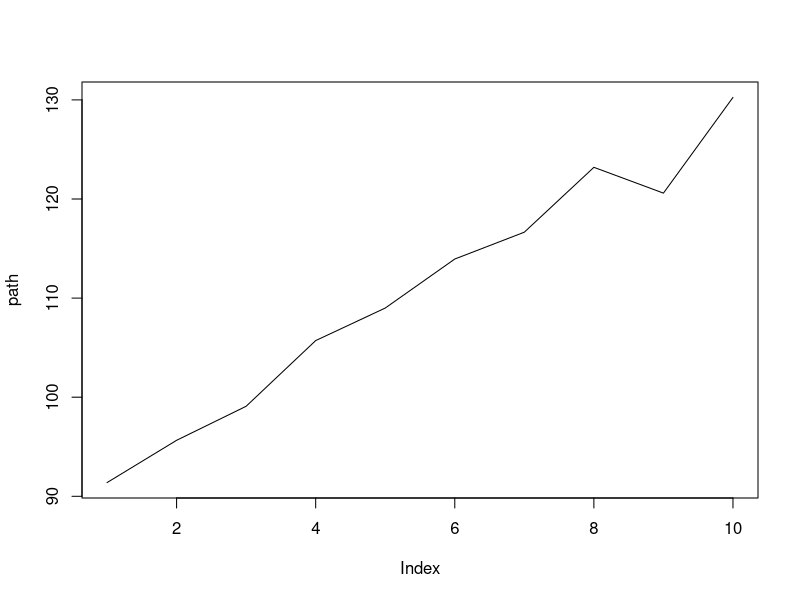
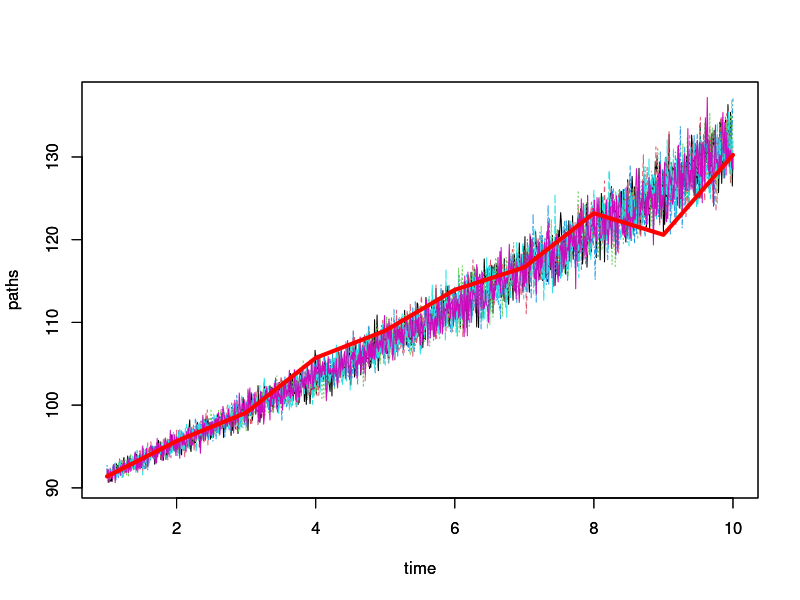

Source code (R) for these figures, in order:
# Project 2
# FUNCTIONS FROM PROJECT 1
# LGM random number generation
runif <- function(seed, n){
  # initiate the random number series
  x <- c(seed)
  # LGM parameters
  m <- 2^31-1
  a <- 7^5
  b <- 0
  # random number generation
  for(t in 1:n){
    x <- c(x, (a*x[t]+b) %% m)
  }
  # drop the seed
  x <- x[-1]
  # scale to U[0,1]
  return(x/m)
}
rnorm_pmm <- function(seed, n){
  # define the output vector
  output <- c()
  trial <- 1
  while(length(output)<n){
    m <- n - length(output)
    u0 <- runif(seed*trial,m)
    u <- split(u0, rep(1:2, m/2))
    # Define v1, v2, w
    vw <- as.data.frame(matrix(c(2*u[[1]]-1, 2*u[[2]]-1), m/2, 2))
    vw <- cbind(vw, vw[,1]^2 + vw[,2]^2)
    # select w <= 1
    vw <- vw[vw[,3]<=1,]
    # generate N(0,1)
    z1 <- vw[,1]*sqrt((-2*log(vw[,3]))/vw[,3])
    z2 <- vw[,2]*sqrt((-2*log(vw[,3]))/vw[,3])

    output <- c(output, z1, z2)
    trial <-  trial + 1
  }
  return(output)
}

# ANSWERS
# set seed
seed <<- as.numeric(Sys.time())
##### Question 1 #####
q1 <- function(seed){
  n <- 1000
  z1 <- rnorm_pmm(seed, n)
  z2 <- rnorm_pmm(seed*100, n)
  mu <- c(0,0)
  sigma <- matrix(c(1,-0.7, -0.7, 1), 2, 2)
  # generate x~N(0,1) and y~N(0,1) with Cov(x,y) = -0.7
  x <- mu[1] + sigma[1,1]*z1
  y <- mu[2] + sigma[1,2]/sigma[1,1]*z1 + sigma[2,2]*sqrt(1-(sigma[1,2]/(sigma[1,1]*sigma[2,2]))^2)*z2
  # compute correlation
  rho <- (1/(n-1)*sum((x-sum(x)/n)*(y-sum(y)/n)))/
         (sqrt(1/(n-1)*sum((x-mean(x))^2))*sqrt(1/(n-1)*sum((y-mean(y))^2)))
  return(rho)
}
# find the rho
rho <- q1(seed)

##### Question 2 #####
q2 <- function(seed){
  n <- 1000
  z1 <- rnorm_pmm(seed, n)
  z2 <- rnorm_pmm(seed*100, n)
  rho <- 0.6
  # generate x~N(0,1) and y~N(0,1) with Cov(x,y) = -0.7
  x <- z1
  y <- rho*z1 + sqrt(1-rho^2)*z2
  # compute expected value
  output <- mean(apply(cbind(rep(0, n), x^3+sin(y)+x^2*y),1,max))
  return(output)
}
# find the expected value
E <- q2(seed)

##### Question 3 #####
# (a) Estimate expected values by simulation
q3a1 <- function(seed){
  w_5 <- sqrt(5)*rnorm_pmm(seed, 1000)
  output <- mean(w_5^2+sin(w_5))
  return(output)
}
q3a2 <- function(seed, t){
  z1 <- rnorm_pmm(seed, 1000)
  w <- sqrt(t)*z1
  output <- mean(exp(t/2)*cos(w))
  return(output)
}
# outputs
Ea1 <- q3a1(seed)
Ea2 <- q3a2(seed, 0.5)
Ea3 <- q3a2(seed, 3.2)
Ea4 <- q3a2(seed, 6.5)

# (b) Refer to PDF

# (c) variance reduction
q3b1 <- function(seed){
  z1 <- rnorm_pmm(seed, 1000)
  w_5a <- sqrt(5)*z1
  w_5b <- sqrt(5)*(-z1)
  output <- mean(apply(cbind(w_5a^2+sin(w_5a),w_5b^2+sin(w_5b)), 1, mean))
  return(output)
}
q3b2 <- function(seed, t){
  z1 <- rnorm_pmm(seed, 1000)
  w_a <- sqrt(t)*z1
  w_b <- sqrt(t)*(-z1)
  output <- mean(apply(cbind(exp(t/2)*cos(w_a),exp(t/2)*cos(w_b)),1,mean))
  return(output)
}
# outputs: variance reduction
Eb1 <- q3b1(seed)
Eb2 <- q3b2(seed, 0.5)
Eb3 <- q3b2(seed, 3.2)
Eb4 <- q3b2(seed, 6.5)

##### Question 4 #####
# (a) Estimate the price of a European Call option with simulation
q4a <- function(seed){
  n <- 1000
  # define variables as given
  r <- 0.04
  sigma <- 0.2
  s_0 <- 88
  t <- 5
  x <- 100
  # generate random normal variates
  z1 <- rnorm_pmm(seed, n)
  # calculate the payoffs
  s_T <- s_0*exp((r-sigma^2/2)*t+sigma*sqrt(t)*z1)
  payoffs <- apply(cbind(rep(0,n), s_T-x), 1, max)
             # apply the max function each row to find payoffs >= 0
  # take PV of expected payoff
  c <- exp(-r*t)*mean(payoffs)
  return(c)
}
# output
Ca1 <- q4a(seed)

# (b) 1. Compute option price by Black-Sholes formula
# define variables as given
r <- 0.04
sigma <- 0.2
s_0 <- 88
t <- 5
x <- 100
# compute d1, d2
d1 <- (log(s_0/x)+(r+sigma^2/2)*t)/(sigma*sqrt(t))
d2 <- d1-sigma*sqrt(t)
# output: Black-Sholes
Cb1 <- s_0*pnorm(d1)-x*exp(-r*t)*pnorm(d2) 
       #pnorm() is the built-in normal cumulative density function
# (b) 2. use variance reduction
q4b <- function(seed){
  n <- 1000
  # define variables as given
  r <- 0.04
  sigma <- 0.2
  s_0 <- 88
  t <- 5
  x <- 100
  # generate random normal variates
  z1 <- rnorm_pmm(seed, n)
  # calculate the payoffs with antithetic variates
  # (+z1)
  s_T1 <- s_0*exp((r-sigma^2/2)*t+sigma*sqrt(t)*z1)
  payoffs1 <- apply(cbind(rep(0,n), s_T1-x), 1, max)
  c1 <- exp(-r*t)*(payoffs1)
  # (-z1)
  s_T2 <- s_0*exp((r-sigma^2/2)*t+sigma*sqrt(t)*(-z1))
  payoffs2 <- apply(cbind(rep(0,n), s_T2-x), 1, max)
  c2 <- exp(-r*t)*(payoffs2)
  # take the expected value of the mean
  c <- mean(apply(cbind(c1,c2),1,mean))
  return(c)
}
# output
Cb2 <- q4b(seed)

##### Question 5 #####
# (a) find E[Sn] and plot 
q5a <- function(seed, t){
  n <- 1000
  # define variables as given
  r <- 0.04
  sigma <- 0.18
  s_0 <- 88
  # generate random normal variates
  z1 <- rnorm_pmm(seed, n)
  # calculate s_T with antithetic variates
  # (+z1)
  s_T1 <- s_0*exp((r-sigma^2/2)*t+sigma*sqrt(t)*z1)
  # (-z1)
  s_T2 <- s_0*exp((r-sigma^2/2)*t+sigma*sqrt(t)*(-z1))
  # take the expected value of the mean
  s_T <- mean(apply(cbind(s_T1,s_T1),1,mean))
  return(s_T)
}
# generate the path
path <- rep(0,10)
for(t in 1:10){
  path[t] <- q5a(seed*t, t)
}
plot(path, type = "l")

# (b) finer time intervals
N <- 1000
# generate 6 paths
paths <- matrix(rep(rep(0,N),6),N,6)
for (i in 1:6) {
  step <- 1
  # take finer time intervals 
  for(t in seq(1, 10, (10-1)/(N-1))){
    paths[step,i] <- q5a(seed*t*i, t)
    step <- step + 1
  }
}

# (c) plot a and b in one plot
time <- matrix(rep(seq(1, 10, (10-1)/(N-1)),6),N,6)
matplot(time, paths, type = "l")
par(new=TRUE)
plot(path, type = "l", lwd = 4, col = "red", 
     ylim=c(min(paths), max(paths)), xlab = "time", ylab = "paths")

# (d) refer to PDF

##### Problem 6 #####
# (a) Euler method
q6a <- function(x){
  pi <- 4*sqrt(1-x^2)
  return(pi)
}
# Riemann sum
rSum <- 0
loops <- 1000000
for(i in seq(0,1,1/loops)){
  rSum <- rSum + q6a(i)*(1/loops)
}
# output
Ia <- rSum

# (b) simulation
q6b <- function(seed){
  pi <- mean(4*sqrt(1-runif(seed, 1000)^2))
  return(pi)
}
Ib <- q6b(seed)

# (c) importance sampling method
# model by Wei Cai, from the notes
x <- runif(seed, 1000)
a <- 0.74
g_x <- 4*sqrt(1-x^2)
t_x <- (1-0.74*x^2)/(1-a/3)
# output
Ic <- mean(g_x/t_x)

